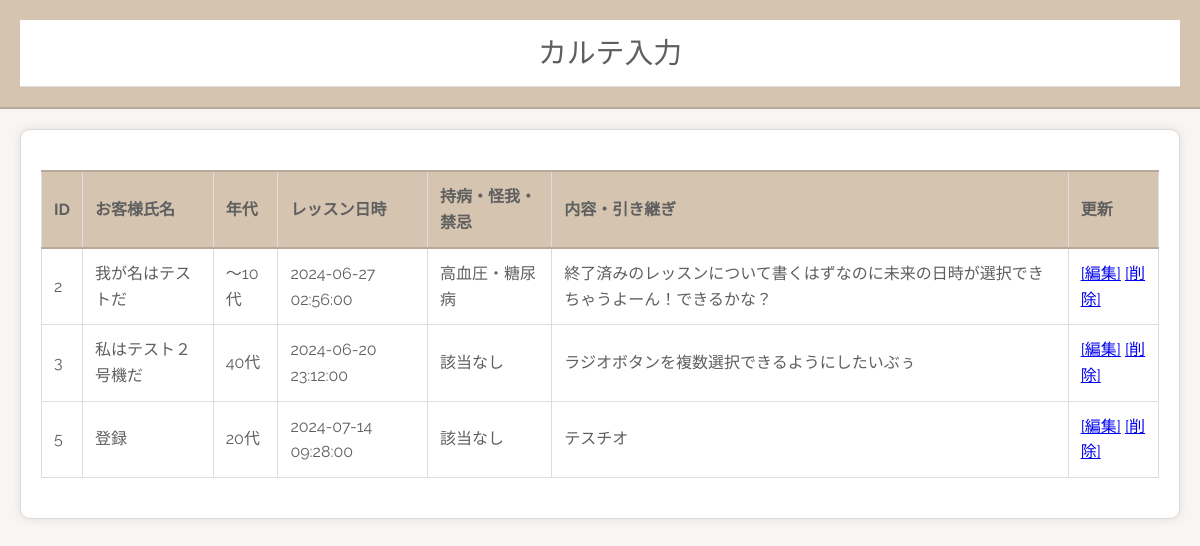
The page /select.php on the database its author committed.
### tables this page shows
CREATE TABLE `kadai08_db1` (
  `id` int(12) NOT NULL,
  `name` varchar(64) NOT NULL,
  `old` varchar(255) NOT NULL,
  `date` datetime NOT NULL,
  `kinki` varchar(100) NOT NULL,
  `chart` text NOT NULL
);

### funcs.php (called while the page is built, shortened)
<?php
function h($str) {
    return htmlspecialchars($str, ENT_QUOTES, 'UTF-8');
  }

### select.php (the view, shortened to what this page needs)
<?php
require_once('funcs.php');
  try {
    $pdo = new PDO('mysql:dbname=gs_db_class;charset=utf8;host=localhost','root','');
  } catch (PDOException $e) {
    exit('DBConnectError:'.$e->getMessage());
  }
$stmt = $pdo->prepare("SELECT * FROM kadai08_db1");
$status = $stmt->execute();
$view = "";
if ($status == false) {
  $error = $stmt->errorInfo();
  exit("ErrorQuery:" . $error[2]);
} else {
  while ($result = $stmt->fetch(PDO::FETCH_ASSOC)) {
    $view .= "<tr>";
    $view .= "<td>" . h($result['id']) . "</td>";
    $view .= "<td>" . h($result['name']) . "</td>";
    $view .= "<td>" . h($result['old']) . "</td>";
    $view .= "<td>" . h($result['date']) . "</td>";
    $view .= "<td>" . h($result['kinki']) . "</td>";
    $view .= "<td>" . h($result['chart']) . "</td>";
    $view .= "<td>";
    $view .= '<a href="detail.php?id=' . h($result['id']) . '">[編集]</a> ';
    $view .= '<a href="delete.php?id=' . h($result['id']) . '" onclick="return confirm(\'本当に削除しますか？\');">[削除]</a>';
    $view .= "</td>";
    $view .= "</tr>";
  }
}
?>
<!DOCTYPE html>
<html lang="ja">
<head>
<link rel="stylesheet" href="style.css">
</head>
<body id="main">
<header>
  <nav class="navbar">
    <div class="container-fluid">
      <a class="navbar-brand" href="index.php">カルテ入力</a>
    </div>
  </nav>
</header>
<div class="container">
  <div class="jumbotron">
    <table>
      <thead>
        <tr>
          <th>ID</th>
          <th>お客様氏名</th>
          <th>年代</th>
          <th>レッスン日時</th>
          <th>持病・怪我・禁忌</th>
          <th>内容・引き継ぎ</th>
          <th>更新</th>
        </tr>
      </thead>
      <tbody>
        <?= $view ?>
      </tbody>
    </table>
  </div>
</div>
</body>
</html>

### style.css (style rules this page uses)
body { font-family: 'Raleway', sans-serif; background-color: #f8f5f2; color: #5f5f5f; margin: 0; padding: 0; line-height: 1.6; }
header { background-color: #d4c4b0; padding: 20px; text-align: center; font-size: 1.8em; font-weight: 400; color: #5f5f5f; border-bottom: 2px solid #b8a898; }
.navbar { background-color: #fff; border-bottom: 1px solid #ddd; padding: 10px 0; }
.navbar-brand { color: #5f5f5f; font-weight: 400; text-decoration: none; margin-left: 20px; }
.container-fluid { display: flex; justify-content: center; }
.container { padding: 20px; }
.jumbotron { background-color: #fff; padding: 20px; border-radius: 10px; border: 1px solid #ddd; box-shadow: 0 0 10px rgba(0, 0, 0, 0.1); }
table { width: 100%; border-collapse: collapse; margin: 20px 0; }
th, td { padding: 12px; border: 1px solid #ddd; text-align: left; }
th { background-color: #d4c4b0; color: #5f5f5f; }
td { background-color: #fff; }
thead th { border-top: 2px solid #b8a898; border-bottom: 2px solid #b8a898; }

### rows shown on the page
kadai08_db1: id "2", name "我が名はテストだ", old "〜10代", date "2024-06-27 02:56:00", kinki "高血圧・糖尿病", chart "終了済みのレッスンについて書くはずなのに未来の日時が選択できちゃうよーん！できるかな？"
kadai08_db1: id "3", name "私はテスト２号機だ", old "40代", date "2024-06-20 23:12:00", kinki "該当なし", chart "ラジオボタンを複数選択できるようにしたいぶぅ"
kadai08_db1: id "5", name "登録", old "20代", date "2024-07-14 09:28:00", kinki "該当なし", chart "テスチオ"
